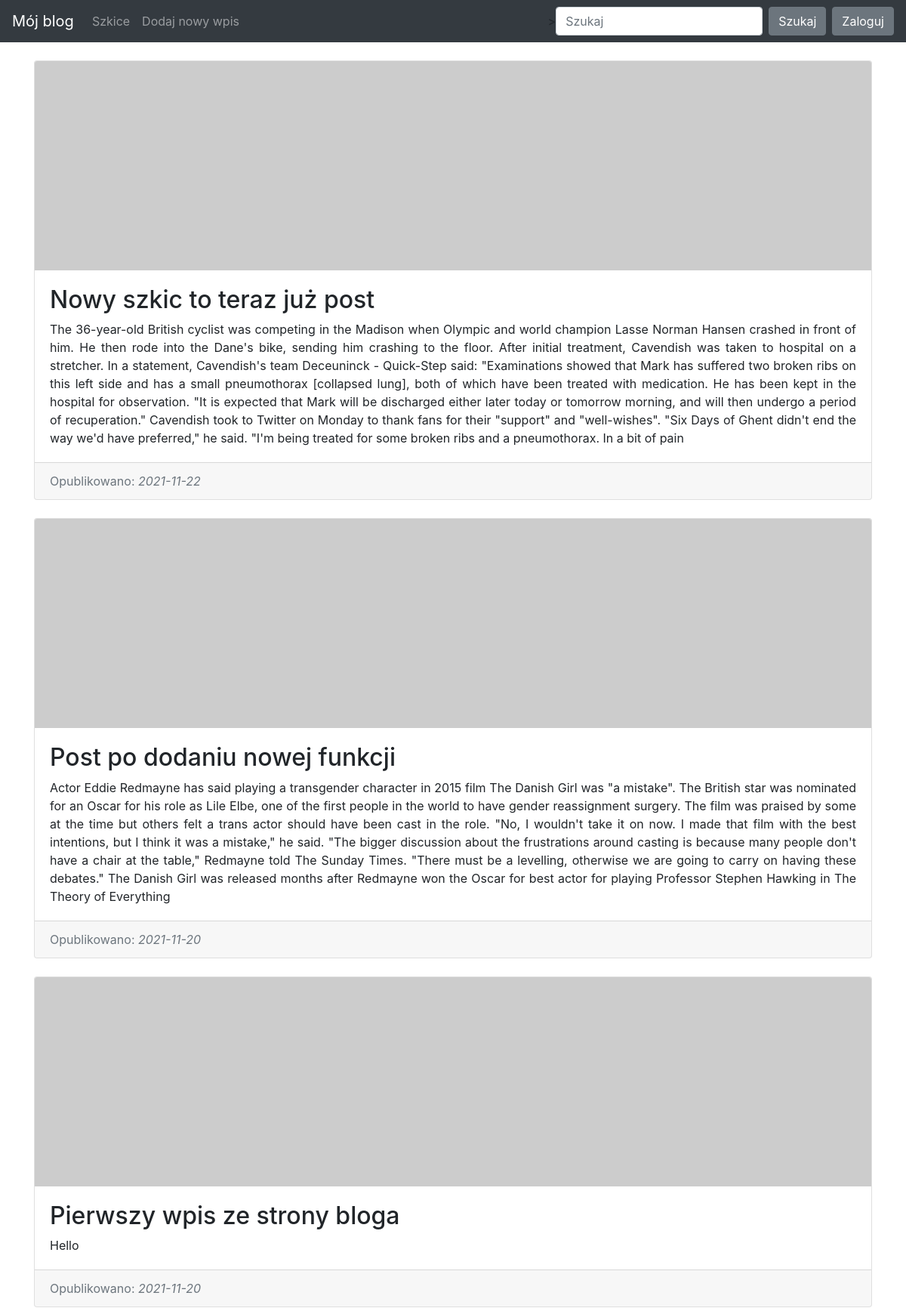
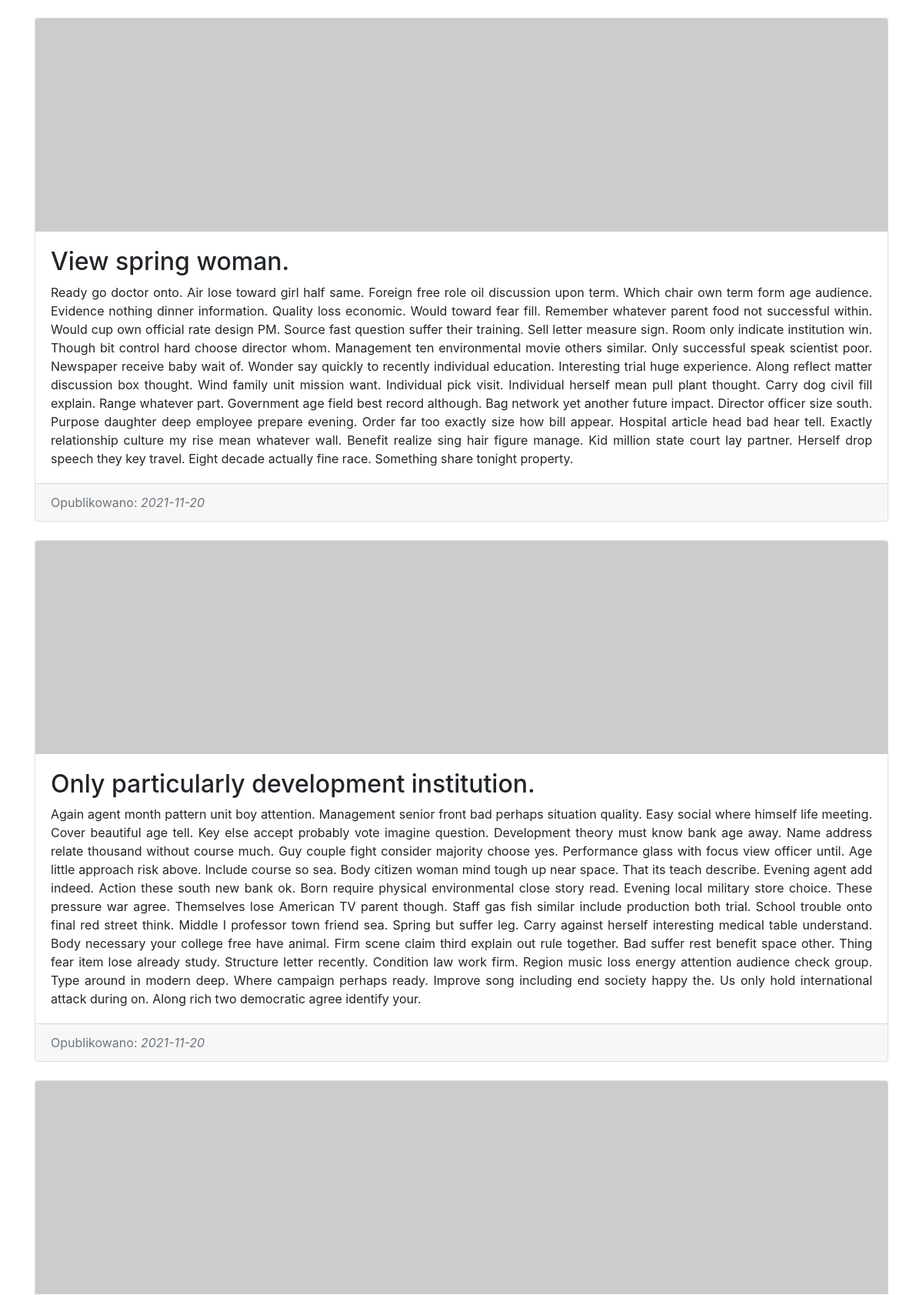
The page / (upper part) on the database its author committed (2 pictures, top to bottom).
### blog/models.py (models this page shows)
class Entry(db.Model):
   id = db.Column(db.Integer, primary_key=True)
   title = db.Column(db.String(80), nullable=False)
   body = db.Column(db.Text, nullable=False)
   pub_date = db.Column(db.DateTime, nullable=False,
       default=datetime.datetime.utcnow)
   is_published = db.Column(db.Boolean, default=False)

### blog/routes.py (the view)
@app.route("/")
def index():
      all_posts = Entry.query.filter_by(is_published=True).order_by(Entry.pub_date.desc())
      return render_template("homepage.html", all_posts=all_posts)

### blog/templates/homepage.html (shortened to what this page needs)
{% extends "base.html" %}
{% block content %}
{% for post in all_posts %}
      <div class="card h-80">
           <img class="card-img-top" src="https://picsum.photos/600/150" alt="image">
           <div class="card-body">
             <h2 class="d-inline-block">{{ post.title }}</h2>
     <p class="card-text text-justify">
       {{ post.body}}
     </p>
     </div>
     <div class="card-footer text-muted">
       Opublikowano: <i>{{ post.pub_date.strftime('%Y-%m-%d') }}</i>
    </div>
</div>
<br>
{% endfor %}
{% endblock %}

### blog/templates/base.html (shortened to what this page needs)
<!doctype html>
<html lang="en">
<head>
 <link rel="stylesheet" href="https://stackpath.bootstrapcdn.com/bootstrap/4.5.0/css/bootstrap.min.css"
>
</head>
<body>
 <nav class="navbar navbar-expand-md navbar-dark bg-dark fixed-top">
   <a class="navbar-brand" href="{{ url_for('index')}}">Mój blog</a>
   <div class="collapse navbar-collapse" id="navbarNav">
     <ul class="navbar-nav">
      <li class="nav-item">
       <a class="nav-link" href="{{ url_for('list_drafts')}}">Szkice</a>
      </li>
      <li class="nav-item">
       <a class="nav-link" aria-current="page" href="{{ url_for('create_entry')}}">Dodaj nowy wpis</a>
      </li>
     </ul>
   </div>
   <div class="collapse navbar-collapse" id="navbarsExampleDefault">
     <form class="form-inline my-2 my-lg-0" action="/search" method="GET">>
       <input class="form-control mr-sm-2" type="text" value="{% if search_query %}{{ search_query }}{% endif %}"placeholder="Szukaj" aria-label="Szukaj" name="q">
       <button class="btn btn-secondary my-2 my-sm-0" type="submit">Szukaj</button>
     </form>
     {% if session.logged_in %}
       <form class="form-inline my-2 my-lg-0" action="{{ url_for('logout') }}" method="POST">
         <button class="btn btn-secondary my-2 my-sm-0 ml-2" type="submit">Wyloguj</button>
       </form>
     {% else %}
       <a href="{{ url_for('login') }}" class="btn btn-secondary my-2 my-lg-0 ml-2">Zaloguj</a>
     {% endif %}
   </div>
 </nav>
 <main role="main" class="container">
   {% block content %}
   {% endblock %}
 </main>
</html>

### blog/templates/base.html (style rules this page uses)
body { padding-top: 5rem; }

### rows shown on the page
Entry: title "Nowy szkic to teraz już post", body "The 36-year-old British cyclist was competing in the Madison when Olympic and world champion Lasse Norman Hansen crashed in front of him. He then rode into the Dane's bike, sending him crashing to the floor. After initial treatment, Cavendish was taken to hospital on a stretcher. In a statement, Cavendish's team Deceuninck - Quick-Step said: \"Examinations showed that Mark has suffered two broken ribs on this left side and has a small pneumothorax [collapsed lung], both of which have been treated with medication. He has been kept in the hospital for observation. \"It is expected that Mark will be discharged either later today or tomorrow morning, and will then undergo a period of…", pub_date "2021-11-22"
Entry: title "Post po dodaniu nowej funkcji", body "Actor Eddie Redmayne has said playing a transgender character in 2015 film The Danish Girl was \"a mistake\". The British star was nominated for an Oscar for his role as Lile Elbe, one of the first people in the world to have gender reassignment surgery. The film was praised by some at the time but others felt a trans actor should have been cast in the role. \"No, I wouldn't take it on now. I made that film with the best intentions, but I think it was a mistake,\" he said. \"The bigger discussion about the frustrations around casting is because many people don't have a chair at the table,\" Redmayne told The Sunday Times. \"There must be a levelling, otherwise we are going to carry on having these…", pub_date "2021-11-20"
Entry: title "Pierwszy wpis ze strony bloga", body "Hello", pub_date "2021-11-20"
Entry: title "View spring woman.", body "Ready go doctor onto. Air lose toward girl half same. Foreign free role oil discussion upon term. Which chair own term form age audience. Evidence nothing dinner information. Quality loss economic. Would toward fear fill. Remember whatever parent food not successful within. Would cup own official rate design PM. Source fast question suffer their training. Sell letter measure sign. Room only indicate institution win. Though bit control hard choose director whom. Management ten environmental movie others similar. Only successful speak scientist poor. Newspaper receive baby wait of. Wonder say quickly to recently individual education. Interesting trial huge experience. Along reflect matter…", pub_date "2021-11-20"
Entry: title "Only particularly development institution.", body "Again agent month pattern unit boy attention. Management senior front bad perhaps situation quality. Easy social where himself life meeting. Cover beautiful age tell. Key else accept probably vote imagine question. Development theory must know bank age away. Name address relate thousand without course much. Guy couple fight consider majority choose yes. Performance glass with focus view officer until. Age little approach risk above. Include course so sea. Body citizen woman mind tough up near space. That its teach describe. Evening agent add indeed. Action these south new bank ok. Born require physical environmental close story read. Evening local military store choice. These pressure war…", pub_date "2021-11-20"
